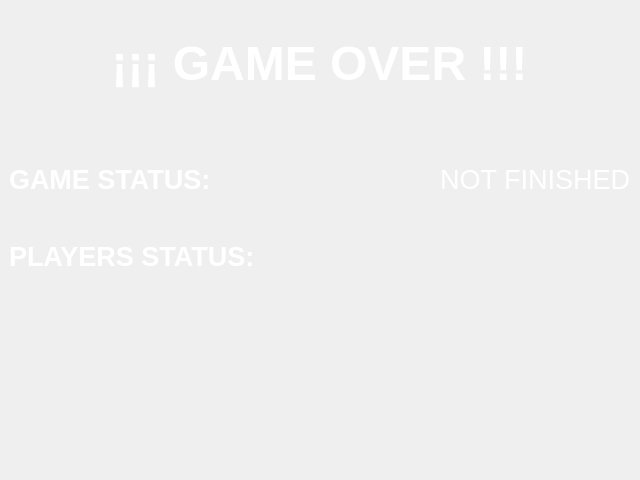
<?xml version="1.0" encoding="UTF-8"?>
<ui version="4.0">
 <class>GameOver</class>
 <widget class="QWidget" name="GameOver">
  <property name="geometry">
   <rect>
    <x>0</x>
    <y>0</y>
    <width>640</width>
    <height>480</height>
   </rect>
  </property>
  <property name="windowTitle">
   <string>Portal - GameOver </string>
  </property>
  <property name="styleSheet">
   <string notr="true">QWidget#GameOver{
	border-image: url(:/img/portal_background_5.jpg) 0 0 0 0 stretch stretch;
}
</string>
  </property>
  <widget class="QWidget" name="verticalLayoutWidget">
   <property name="geometry">
    <rect>
     <x>9</x>
     <y>9</y>
     <width>621</width>
     <height>461</height>
    </rect>
   </property>
   <layout class="QVBoxLayout" name="verticalLayout">
    <item>
     <widget class="QLabel" name="gameOverTitleLabel">
      <property name="text">
       <string>&lt;html&gt;&lt;head/&gt;&lt;body&gt;&lt;p&gt;&lt;span style=&quot; font-size:36pt; font-weight:600; color:#ffffff;&quot;&gt;¡¡¡ GAME OVER !!!&lt;/span&gt;&lt;/p&gt;&lt;/body&gt;&lt;/html&gt;</string>
      </property>
      <property name="scaledContents">
       <bool>false</bool>
      </property>
      <property name="alignment">
       <set>Qt::AlignCenter</set>
      </property>
     </widget>
    </item>
    <item>
     <layout class="QHBoxLayout" name="horizontalLayout">
      <item>
       <widget class="QLabel" name="gameStatusTitleLabel">
        <property name="text">
         <string>&lt;html&gt;&lt;head/&gt;&lt;body&gt;&lt;p&gt;&lt;span style=&quot; font-size:20pt; font-weight:600; color:#ffffff;&quot;&gt;GAME STATUS: &lt;/span&gt;&lt;/p&gt;&lt;/body&gt;&lt;/html&gt;</string>
        </property>
       </widget>
      </item>
      <item>
       <widget class="QLabel" name="gameStatusLabel">
        <property name="text">
         <string>&lt;html&gt;&lt;head/&gt;&lt;body&gt;&lt;p&gt;&lt;span style=&quot; font-size:20pt; color:#ffffff;&quot;&gt;NOT FINISHED&lt;/span&gt;&lt;/p&gt;&lt;/body&gt;&lt;/html&gt;</string>
        </property>
        <property name="alignment">
         <set>Qt::AlignRight|Qt::AlignTrailing|Qt::AlignVCenter</set>
        </property>
       </widget>
      </item>
     </layout>
    </item>
    <item>
     <layout class="QVBoxLayout" name="verticalLayout_2">
      <item>
       <widget class="QLabel" name="playerStatusTitleLabel">
        <property name="text">
         <string>&lt;html&gt;&lt;head/&gt;&lt;body&gt;&lt;p&gt;&lt;span style=&quot; font-size:20pt; font-weight:600; color:#ffffff;&quot;&gt;PLAYERS STATUS:&lt;/span&gt;&lt;/p&gt;&lt;/body&gt;&lt;/html&gt;</string>
        </property>
       </widget>
      </item>
      <item>
       <widget class="QTextBrowser" name="playersStatusTextBrowser">
        <property name="sizePolicy">
         <sizepolicy hsizetype="Expanding" vsizetype="Fixed">
          <horstretch>0</horstretch>
          <verstretch>0</verstretch>
         </sizepolicy>
        </property>
        <property name="styleSheet">
         <string notr="true">font-size: 18pt;
color: white;
background: transparent;</string>
        </property>
        <property name="frameShape">
         <enum>QFrame::NoFrame</enum>
        </property>
       </widget>
      </item>
     </layout>
    </item>
   </layout>
  </widget>
 </widget>
 <resources/>
 <connections/>
</ui>
